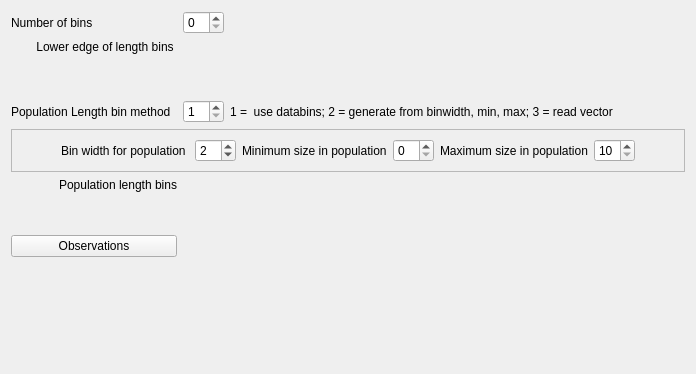
         <widget class="QWidget" name="tab_length">
          <attribute name="title">
           <string>Length</string>
          </attribute>
          <layout class="QVBoxLayout" name="verticalLayout_13">
           <item>
            <layout class="QGridLayout" name="gridLayout_comp_length">
             <item row="5" column="1" rowspan="2" colspan="3">
              <layout class="QVBoxLayout" name="verticalLayout_length_pop_bins"/>
             </item>
             <item row="6" column="0">
              <spacer name="verticalSpacer_length_pop_bins">
               <property name="orientation">
                <enum>Qt::Vertical</enum>
               </property>
               <property name="sizeType">
                <enum>QSizePolicy::Minimum</enum>
               </property>
               <property name="sizeHint" stdset="0">
                <size>
                 <width>166</width>
                 <height>37</height>
                </size>
               </property>
              </spacer>
             </item>
             <item row="1" column="0">
              <widget class="QLabel" name="label_length_bins">
               <property name="text">
                <string>Lower edge of length bins </string>
               </property>
               <property name="alignment">
                <set>Qt::AlignRight|Qt::AlignTrailing|Qt::AlignVCenter</set>
               </property>
              </widget>
             </item>
             <item row="0" column="1">
              <widget class="QSpinBox" name="spinBox_length_num_bins"/>
             </item>
             <item row="2" column="0">
              <spacer name="verticalSpacer_length_3">
               <property name="orientation">
                <enum>Qt::Vertical</enum>
               </property>
               <property name="sizeType">
                <enum>QSizePolicy::Minimum</enum>
               </property>
               <property name="sizeHint" stdset="0">
                <size>
                 <width>20</width>
                 <height>40</height>
                </size>
               </property>
              </spacer>
             </item>
             <item row="7" column="0">
              <widget class="QPushButton" name="pushButton_length_obs">
               <property name="text">
                <string>Observations</string>
               </property>
               <property name="flat">
                <bool>false</bool>
               </property>
              </widget>
             </item>
             <item row="0" column="0">
              <widget class="QLabel" name="label_length_num_bins">
               <property name="frameShape">
                <enum>QFrame::NoFrame</enum>
               </property>
               <property name="text">
                <string>Number of bins</string>
               </property>
              </widget>
             </item>
             <item row="3" column="0">
              <widget class="QLabel" name="label_length_bin_method">
               <property name="text">
                <string>Population Length bin method</string>
               </property>
              </widget>
             </item>
             <item row="3" column="1">
              <widget class="QSpinBox" name="spinBox_length_pop_bin_method">
               <property name="minimum">
                <number>1</number>
               </property>
               <property name="maximum">
                <number>3</number>
               </property>
              </widget>
             </item>
             <item row="1" column="1" rowspan="2" colspan="3">
              <layout class="QHBoxLayout" name="horizontalLayout_length_bins">
               <property name="sizeConstraint">
                <enum>QLayout::SetMaximumSize</enum>
               </property>
              </layout>
             </item>
             <item row="4" column="0" colspan="4">
              <widget class="QFrame" name="frame_length_bins_method2">
               <property name="frameShape">
                <enum>QFrame::StyledPanel</enum>
               </property>
               <property name="frameShadow">
                <enum>QFrame::Raised</enum>
               </property>
               <layout class="QHBoxLayout" name="horizontalLayout">
                <item>
                 <spacer name="horizontalSpacer_length_1">
                  <property name="orientation">
                   <enum>Qt::Horizontal</enum>
                  </property>
                  <property name="sizeHint" stdset="0">
                   <size>
                    <width>40</width>
                    <height>20</height>
                   </size>
                  </property>
                 </spacer>
                </item>
                <item>
                 <widget class="QLabel" name="label_length_pop_bin_width">
                  <property name="text">
                   <string>Bin width for population </string>
                  </property>
                 </widget>
                </item>
                <item>
                 <widget class="QSpinBox" name="spinBox_length_pop_bin_width">
                  <property name="minimum">
                   <number>1</number>
                  </property>
                  <property name="value">
                   <number>2</number>
                  </property>
                 </widget>
                </item>
                <item>
                 <widget class="QLabel" name="label_length_pop_bin_min">
                  <property name="text">
                   <string>Minimum size in population</string>
                  </property>
                 </widget>
                </item>
                <item>
                 <widget class="QSpinBox" name="spinBox_length_pop_bin_min"/>
                </item>
                <item>
                 <widget class="QLabel" name="label_length_pop_bin_max">
                  <property name="text">
                   <string>Maximum size in population</string>
                  </property>
                 </widget>
                </item>
                <item>
                 <widget class="QSpinBox" name="spinBox_length_pop_bin_max">
                  <property name="minimum">
                   <number>10</number>
                  </property>
                 </widget>
                </item>
                <item>
                 <spacer name="horizontalSpacer_length_2">
                  <property name="orientation">
                   <enum>Qt::Horizontal</enum>
                  </property>
                  <property name="sizeHint" stdset="0">
                   <size>
                    <width>40</width>
                    <height>20</height>
                   </size>
                  </property>
                 </spacer>
                </item>
               </layout>
              </widget>
             </item>
             <item row="3" column="2">
              <widget class="QLabel" name="label_length_pop_bin_method_info">
               <property name="text">
                <string>1 =  use databins; 2 = generate from binwidth, min, max; 3 = read vector</string>
               </property>
              </widget>
             </item>
             <item row="3" column="3">
              <spacer name="horizontalSpacer">
               <property name="orientation">
                <enum>Qt::Horizontal</enum>
               </property>
               <property name="sizeHint" stdset="0">
                <size>
                 <width>40</width>
                 <height>20</height>
                </size>
               </property>
              </spacer>
             </item>
             <item row="8" column="0" rowspan="4">
              <spacer name="verticalSpacer_length">
               <property name="orientation">
                <enum>Qt::Vertical</enum>
               </property>
               <property name="sizeHint" stdset="0">
                <size>
                 <width>20</width>
                 <height>100</height>
                </size>
               </property>
              </spacer>
             </item>
             <item row="5" column="0">
              <widget class="QLabel" name="label_length_pop_bins">
               <property name="text">
                <string>Population length bins</string>
               </property>
               <property name="alignment">
                <set>Qt::AlignRight|Qt::AlignTrailing|Qt::AlignVCenter</set>
               </property>
              </widget>
             </item>
            </layout>
           </item>
          </layout>
         </widget>
